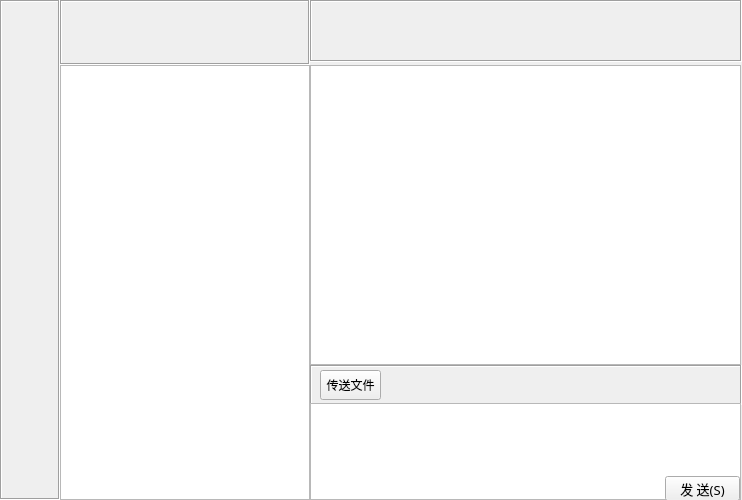
<?xml version="1.0" encoding="UTF-8"?>
<ui version="4.0">
 <class>MyWeixin</class>
 <widget class="QDialog" name="MyWeixin">
  <property name="geometry">
   <rect>
    <x>0</x>
    <y>0</y>
    <width>742</width>
    <height>500</height>
   </rect>
  </property>
  <property name="windowTitle">
   <string>MyWeixin</string>
  </property>
  <widget class="QLabel" name="label">
   <property name="geometry">
    <rect>
     <x>0</x>
     <y>0</y>
     <width>60</width>
     <height>500</height>
    </rect>
   </property>
   <property name="frameShape">
    <enum>QFrame::Box</enum>
   </property>
   <property name="frameShadow">
    <enum>QFrame::Sunken</enum>
   </property>
   <property name="text">
    <string/>
   </property>
  </widget>
  <widget class="QLabel" name="label_2">
   <property name="geometry">
    <rect>
     <x>60</x>
     <y>0</y>
     <width>250</width>
     <height>65</height>
    </rect>
   </property>
   <property name="frameShape">
    <enum>QFrame::Box</enum>
   </property>
   <property name="frameShadow">
    <enum>QFrame::Sunken</enum>
   </property>
   <property name="text">
    <string/>
   </property>
   <property name="pixmap">
    <pixmap>../../Image/search.png</pixmap>
   </property>
  </widget>
  <widget class="QPushButton" name="pushButton">
   <property name="geometry">
    <rect>
     <x>94</x>
     <y>25</y>
     <width>171</width>
     <height>26</height>
    </rect>
   </property>
   <property name="text">
    <string/>
   </property>
   <property name="flat">
    <bool>true</bool>
   </property>
  </widget>
  <widget class="QTableWidget" name="userListTabelWidget">
   <property name="geometry">
    <rect>
     <x>60</x>
     <y>65</y>
     <width>250</width>
     <height>435</height>
    </rect>
   </property>
   <property name="font">
    <font>
     <family>微软雅黑</family>
     <pointsize>14</pointsize>
    </font>
   </property>
   <property name="selectionMode">
    <enum>QAbstractItemView::SingleSelection</enum>
   </property>
   <property name="selectionBehavior">
    <enum>QAbstractItemView::SelectRows</enum>
   </property>
   <property name="showGrid">
    <bool>false</bool>
   </property>
   <attribute name="horizontalHeaderVisible">
    <bool>false</bool>
   </attribute>
   <attribute name="horizontalHeaderDefaultSectionSize">
    <number>250</number>
   </attribute>
   <attribute name="verticalHeaderVisible">
    <bool>false</bool>
   </attribute>
  </widget>
  <widget class="QLabel" name="userLabel">
   <property name="geometry">
    <rect>
     <x>311</x>
     <y>1</y>
     <width>121</width>
     <height>62</height>
    </rect>
   </property>
   <property name="font">
    <font>
     <family>Arial</family>
     <pointsize>16</pointsize>
    </font>
   </property>
   <property name="frameShadow">
    <enum>QFrame::Plain</enum>
   </property>
   <property name="text">
    <string/>
   </property>
   <property name="alignment">
    <set>Qt::AlignCenter</set>
   </property>
  </widget>
  <widget class="QLabel" name="label_3">
   <property name="geometry">
    <rect>
     <x>310</x>
     <y>0</y>
     <width>432</width>
     <height>62</height>
    </rect>
   </property>
   <property name="frameShape">
    <enum>QFrame::Box</enum>
   </property>
   <property name="frameShadow">
    <enum>QFrame::Sunken</enum>
   </property>
   <property name="text">
    <string/>
   </property>
   <property name="pixmap">
    <pixmap>../../Image/其他.png</pixmap>
   </property>
  </widget>
  <widget class="QTextBrowser" name="chatTextBrowser">
   <property name="geometry">
    <rect>
     <x>310</x>
     <y>65</y>
     <width>431</width>
     <height>300</height>
    </rect>
   </property>
  </widget>
  <widget class="QPushButton" name="transPushButton">
   <property name="geometry">
    <rect>
     <x>350</x>
     <y>375</y>
     <width>31</width>
     <height>23</height>
    </rect>
   </property>
   <property name="text">
    <string/>
   </property>
   <property name="flat">
    <bool>true</bool>
   </property>
  </widget>
  <widget class="QLabel" name="label_5">
   <property name="geometry">
    <rect>
     <x>310</x>
     <y>365</y>
     <width>432</width>
     <height>40</height>
    </rect>
   </property>
   <property name="frameShape">
    <enum>QFrame::Box</enum>
   </property>
   <property name="frameShadow">
    <enum>QFrame::Sunken</enum>
   </property>
   <property name="text">
    <string/>
   </property>
  </widget>
  <widget class="QTextEdit" name="charTextEdit">
   <property name="geometry">
    <rect>
     <x>310</x>
     <y>403</y>
     <width>431</width>
     <height>97</height>
    </rect>
   </property>
  </widget>
  <widget class="QPushButton" name="pushButton_2">
   <property name="geometry">
    <rect>
     <x>665</x>
     <y>476</y>
     <width>75</width>
     <height>25</height>
    </rect>
   </property>
   <property name="font">
    <font>
     <family>微软雅黑</family>
     <pointsize>10</pointsize>
    </font>
   </property>
   <property name="text">
    <string>发 送(S)</string>
   </property>
  </widget>
  <widget class="QPushButton" name="pushButton_3">
   <property name="geometry">
    <rect>
     <x>320</x>
     <y>370</y>
     <width>61</width>
     <height>30</height>
    </rect>
   </property>
   <property name="text">
    <string>传送文件</string>
   </property>
  </widget>
 </widget>
 <layoutdefault spacing="6" margin="11"/>
 <resources/>
 <connections/>
</ui>
